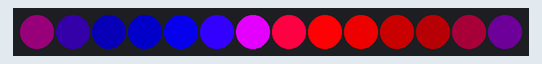
This sketch was run on a simulated Arduino Uno, built with avr-gcc and run on an emulated ATmega328P. Parts: 14 RGB LEDs in strip order, left to right.

Above: at 0.17 s.
At 4.5 s:
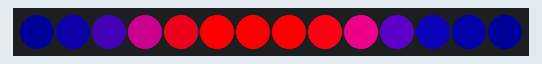
At 9.75 s:
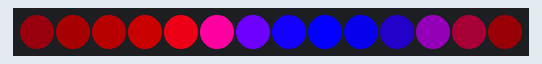
At 19.94 s:
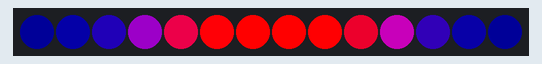
At 29.52 s:
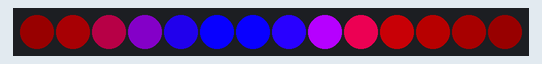
At 39.72 s:
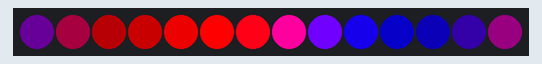

The sketch:

friki-diki-sign.ino
```cpp
/***
 * Friki Diki LED Bar Sign
 *
 * The pattern for our bar sign is fairly simple; it consists of two components:
 * 1. A sine wave with a hue gradient between peaks and valleys (where the second color is a hue offset of the main color)
 * 2. A linear hue shift that bounces from HUE_MIN to HUE_MAX (because the blue color range isn't as pretty)
 */
#include <Adafruit_NeoPixel.h>
#define PIN 1
#define NUM_LEDS 14
#define BRIGHTNESS 255
#define SECOND_HUE_OFFSET 10000
#define HUE_MIN 0
#define HUE_MAX 45000
#define HUE_STEP 1


// Parameter 1 = number of pixels in strip
// Parameter 2 = pin number (most are valid)
// Parameter 3 = pixel type flags, add together as needed:
//   NEO_KHZ800  800 KHz bitstream (most NeoPixel products w/WS2812 LEDs)
//   NEO_KHZ400  400 KHz (classic 'v1' (not v2) FLORA pixels, WS2811 drivers)
//   NEO_GRB     Pixels are wired for GRB bitstream (most NeoPixel products)
//   NEO_RGB     Pixels are wired for RGB bitstream (v1 FLORA pixels, not v2)
Adafruit_NeoPixel strip = Adafruit_NeoPixel(NUM_LEDS, PIN, NEO_GRB + NEO_KHZ800);

uint64_t step = 0;
uint16_t hue_step = HUE_MIN;
int8_t hue_stepper = HUE_STEP;
float bMult[] = {0.4, 0.5, 0.6, 0.7, 0.9, 1.0, 1.0, 1.0, 1.0, 0.9, 0.7, 0.6, 0.5, 0.4}; // Brightness correction since we're illuminating a circle

void setup() {
  strip.begin();
  strip.setBrightness(BRIGHTNESS);
  strip.show(); // Initialize all pixels to 'off'
}

void loop() {
  for (int x = 0; x < NUM_LEDS; x++) {
    float y = SECOND_HUE_OFFSET*sin(x/2.0+step*0.015)+SECOND_HUE_OFFSET;
    setPixelHSV(x, hue_step - y, 255, 255);
  }
  strip.show();
  step++;
  hue_step = hue_step + hue_stepper;
  if (hue_step <= HUE_MIN) { hue_stepper = HUE_STEP; }
  if (hue_step >= HUE_MAX) { hue_stepper = -HUE_STEP; }
  delay(15);
}

void setPixelHSV(uint16_t n, uint16_t hue, uint8_t sat, float val) {
  strip.setPixelColor(n, strip.gamma32(strip.ColorHSV(hue, sat, val*bMult[n])));
}
```
